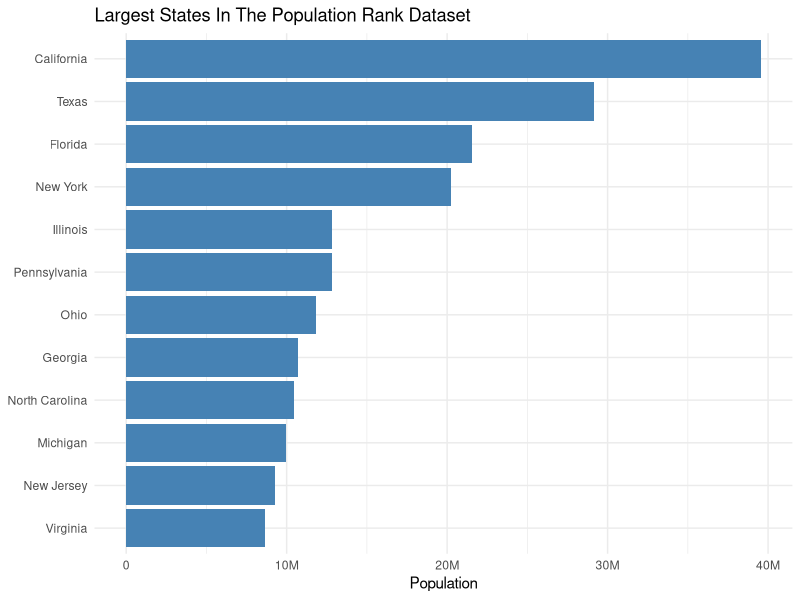
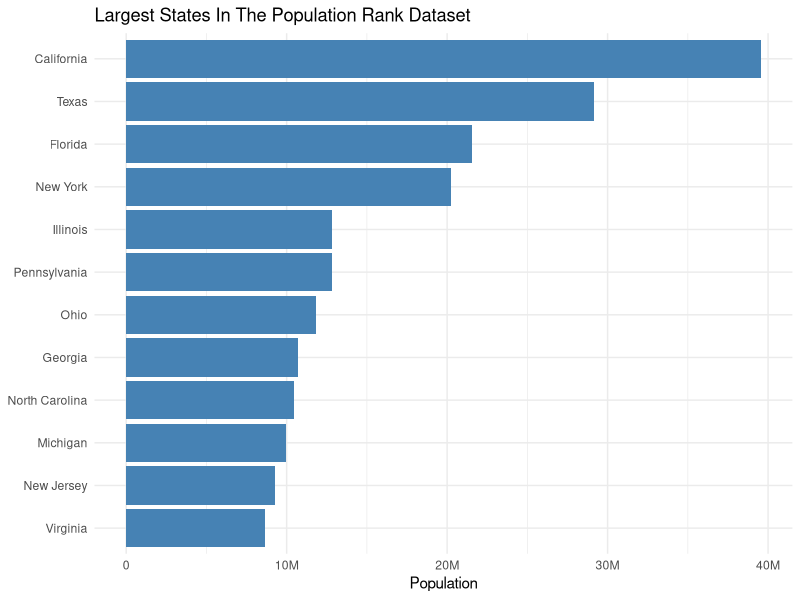
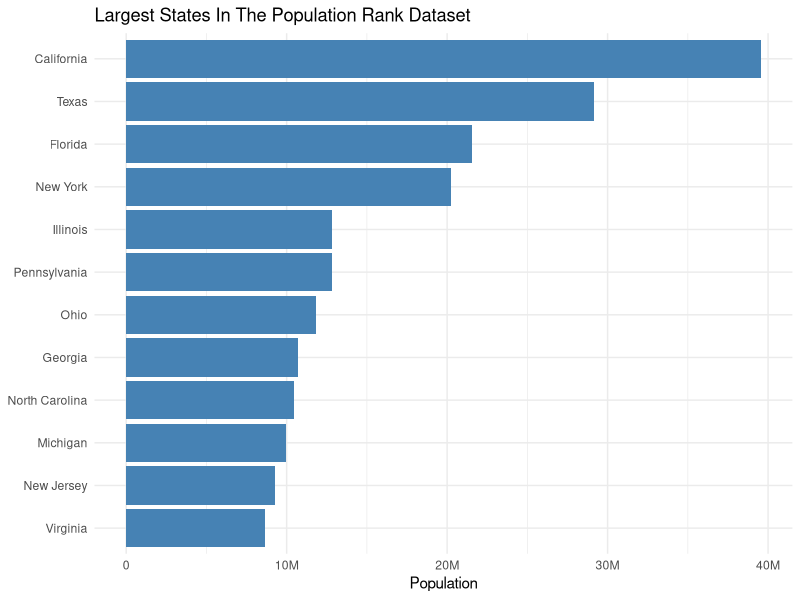
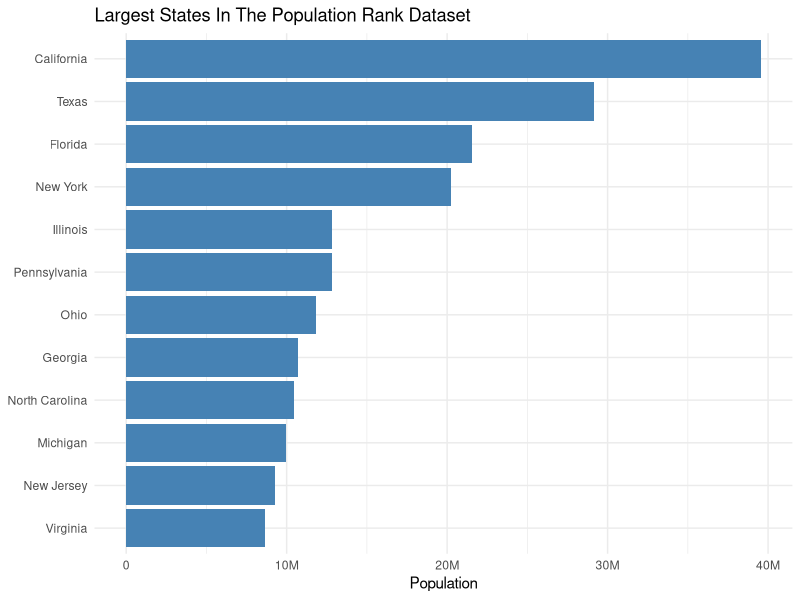

Recreate these plots in R, in order.
## ---- chunk 1
#| include: false
library(dplyr)
library(ggplot2)
## ---- chunk 2
states <- readr::read_csv("data/real/state_population_ranks.csv")
## ---- chunk 3
top_states <- states |>
  slice_min(rank, n = 12) |>
  mutate(state_name = reorder(state_name, population))

final_plot <- ggplot(top_states, aes(x = state_name, y = population)) +
  geom_col(fill = "steelblue") +
  coord_flip() +
  scale_y_continuous(labels = scales::label_number(scale_cut = scales::cut_short_scale())) +
  labs(
    title = "Largest States In The Population Rank Dataset",
    x = NULL,
    y = "Population"
  ) +
  theme_minimal()

final_plot
## ---- chunk 4
ggsave(
  filename = "practice/05-communication-and-studio/saved_images/top-states.png",
  plot = final_plot,
  width = 7,
  height = 5,
  dpi = 300,
  bg = "white"
)
## ---- chunk 5
ggsave(
  filename = "practice/05-communication-and-studio/saved_images/top-states-wide.png",
  plot = final_plot,
  width = 9,
  height = 4.5,
  dpi = 300,
  bg = "white"
)
## ---- chunk 6
ggsave(
  filename = "practice/05-communication-and-studio/saved_images/top-states.pdf",
  plot = final_plot,
  width = 7,
  height = 5
)
